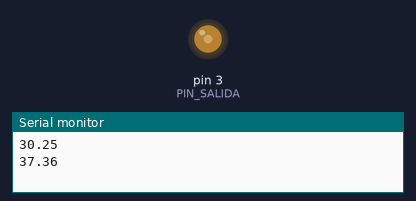
This sketch was run on a simulated Arduino Uno, built with avr-gcc and run on an emulated ATmega328P. Shown: output pins drawn as LEDs (lit = HIGH), the last lines printed to the serial monitor.

Above: at 0.15 s.
At 6.68 s:
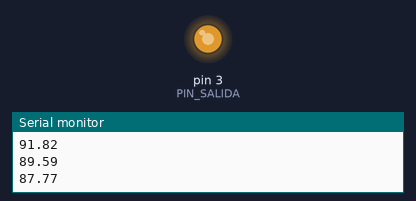
At 13.42 s:
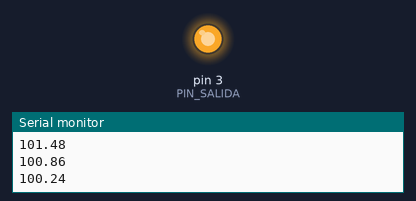
At 33.8 s:
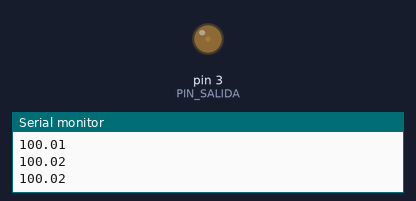
Timing chart, 0 to 35.3 s (numbered marks = the images above):
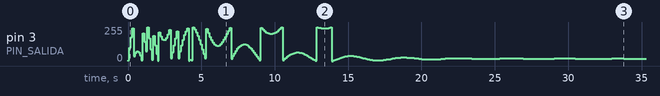

The sketch:

clase5_correccion_integral.ino
```cpp
const float factorCalentamiento = 0.02;
//const float factorEnfriamiento = 0.1;
const float factorEnfriamiento = 0.005;

float tempVirtual = 25.0;
float sp = 100.0;     // Valor de referencia

float error;
float pwmActual; // Equivalente a U

const float kp = 2;

float u;

const int PIN_SALIDA=3;

const int ki=15;
float integral=0;
float up, ui, tant, tactual, deltaTiempo;

void setup() {
  pinMode(PIN_SALIDA,OUTPUT);
  Serial.begin(9600);
  tactual=0;
}

void loop() {
  // Cálculo del error
  error = sp - tempVirtual;

  // Control proporcional
  up = error * kp;

  tant=tactual;
  tactual=millis();
  deltaTiempo=tactual-tant;

  integral = integral + error*0.1;

  ui = ki*integral;
  u=up+ui;

  //pwmActual=constrain(u,0,255);
  pwmActual=u;
  analogWrite(PIN_SALIDA,pwmActual);

  // Simulación de la planta
  tempVirtual += (pwmActual * factorCalentamiento) - ((tempVirtual - 25.0) * factorEnfriamiento);
  Serial.println(tempVirtual);
  delay(100);
}
```

Measured:
- by itself, pin 3 (PIN_SALIDA): 0/255 → 6/255 at 0.00 s, → 100/255 0.10 s later, → 180/255 0.10 s later, → 244/255 0.10 s later, … (218 changes in this stretch)
